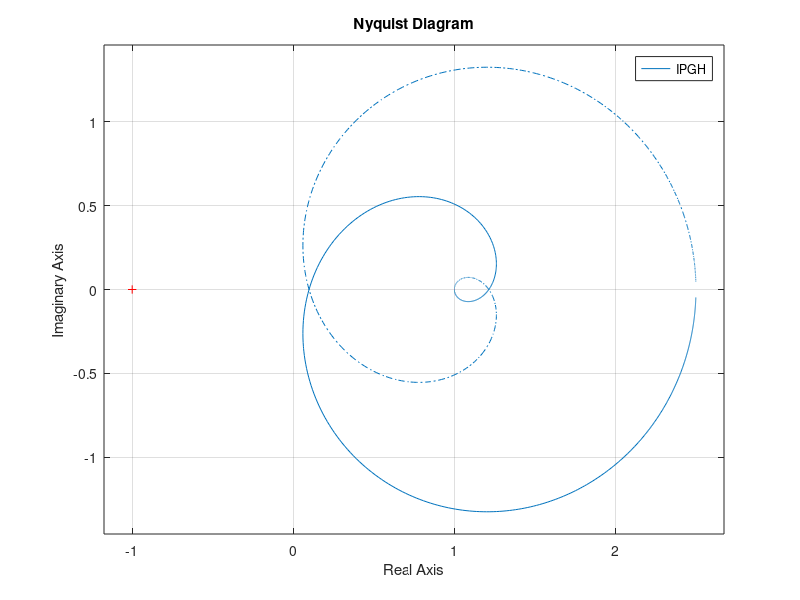
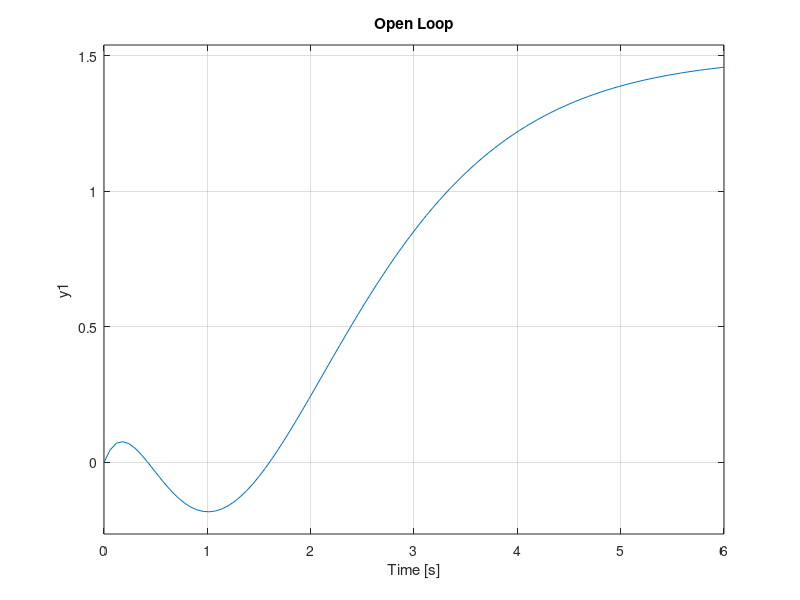
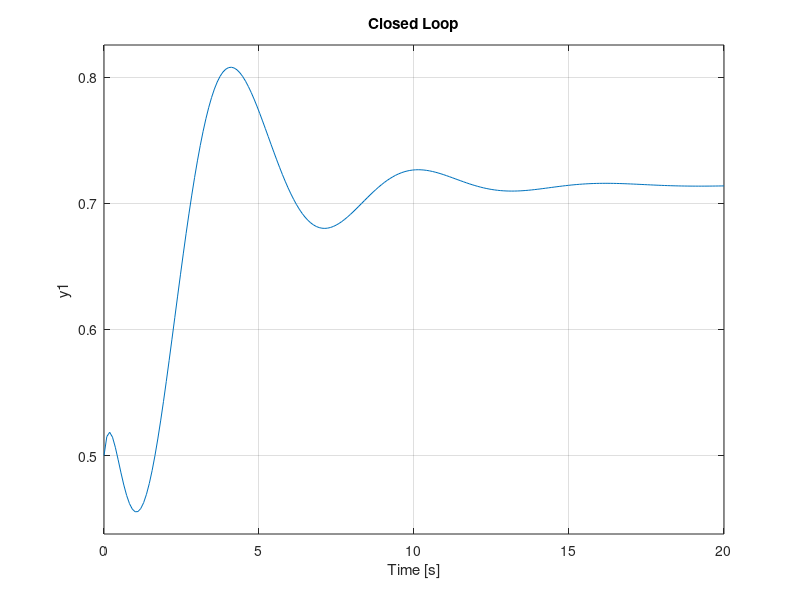
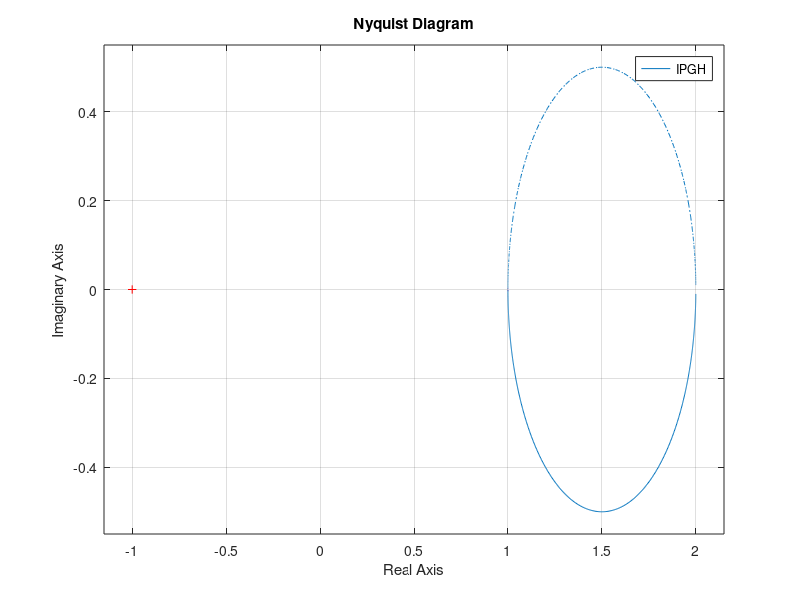

Write the MATLAB code that produced these figures, in order. (Note: this script raises an error after producing the figures.)
% Nyquist Stable plant

H = zpk([2 2 -3],[-2 -2 -2 -1],1)
IPGH = 1 + H;
figure(1)
nyquist(IPGH);

figure(2)
step(H)
title('Open Loop');


cLoop = feedback(IPGH,1)
figure(3)
step(cLoop)
title('Closed Loop');

%% Nyquist Stable OL plant con coincidenza

H = zpk([2 2 -3],[2 2 -3 -1],1);
IPGH = 1 + H;
figure(4)
nyquist(IPGH);

figure(6)
step(H)
title('Open Loop');

cLoop = feedback(IPGH,1);
figure(5)
step(cLoop)
title('Closed Loop');


%% Nyquist UNStable plant

P = zpk([1.3 -2],[-1 5 2],1);
sysM = canon(P,'modal');
%disp(sysC.a);
disp('Realization of the following Transfer Function:');
disp(P);
disp('X');


autoval = eig(sysM.a);
for i= 1:size(sysM.a,1)
    disp('Testing autoval:');
    disp(autoval(i))
    if (autoval(i)>=0)
        disp('eig with non negative real part!!');
    else
        %disp('Ok');
    end
end

disp('Matrice dinamica');
disp(sysM.a);

figure(6)
step(P)
title('Open Loop');

% Sintesi compensatore LQR

Q=eye(size(sysM.a,2));
R=eye(size(sysM.b,2));
K=lqr(sysM.a,sysM.b,Q,R);
pert = rand(size(K))*1000;

H = ss(sysM.a,sysM.b,K-pert,zeros(size(sysM.d)));
disp('Eig of A');
eig(H.a)

figure(7)
step(H)
title('Open Loop - post sintesi');

% Determine numero giri da nyquist. Must be = to Pp = 2
IPGH = 1 + H;
nyquist(IPGH);


cLoop = feedback(IPGH,1);
figure(8)
step(cLoop);
title('Closed Loop post sintesi');

%% 
P = zpk([1.3 -2],[-1 0 5 -2],1);
sysM = canon(P,'modal');
%disp(sysC.a);
disp('Realization of the following Transfer Function:');
disp(P);
disp('X');


autoval = eig(sysM.a);
for i= 1:size(sysM.a,1)
    disp('Testing autoval:');
    disp(autoval(i))
    if (autoval(i)>=0)
        disp('eig with non negative real part!!');
    else
        %disp('Ok');
    end
end

disp('Matrice dinamica');
disp(sysM.a);

figure(6)
step(P)
title('Open Loop');

% Sintesi compensatore LQR

Q=eye(size(sysM.a,2));
R=eye(size(sysM.b,2));
K=lqr(sysM.a,sysM.b,Q,R);

H = ss(sysM.a,sysM.b,K,zeros(size(sysM.d)));
disp('Eig of A');
eig(H.a)

figure(7)
step(H)
title('Open Loop - post sintesi');

% Determine numero giri da nyquist. Must be = to Pp = 2
IPGH = 1 + H;
nyquist(IPGH);

disp('Press X to continue');
pause();

cLoop = feedback(IPGH,1);
figure(8)
step(cLoop);
title('Closed Loop post sintesi');

